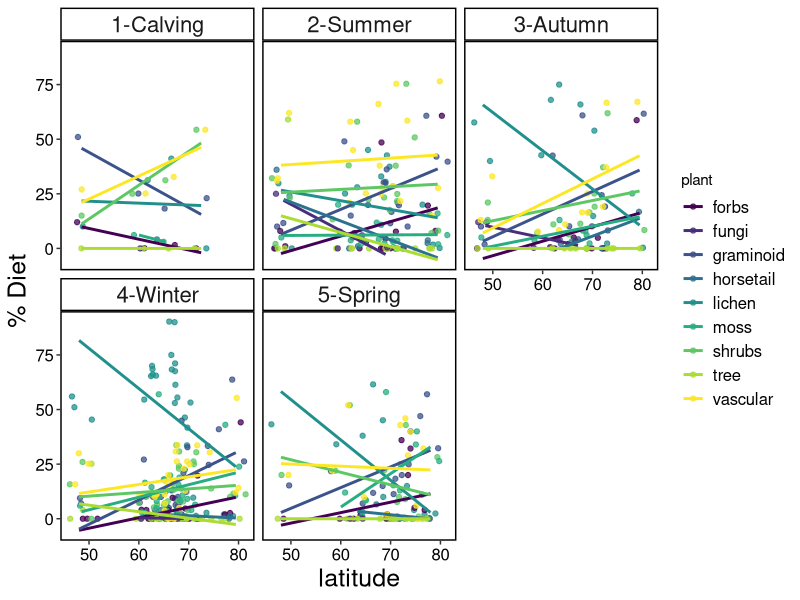
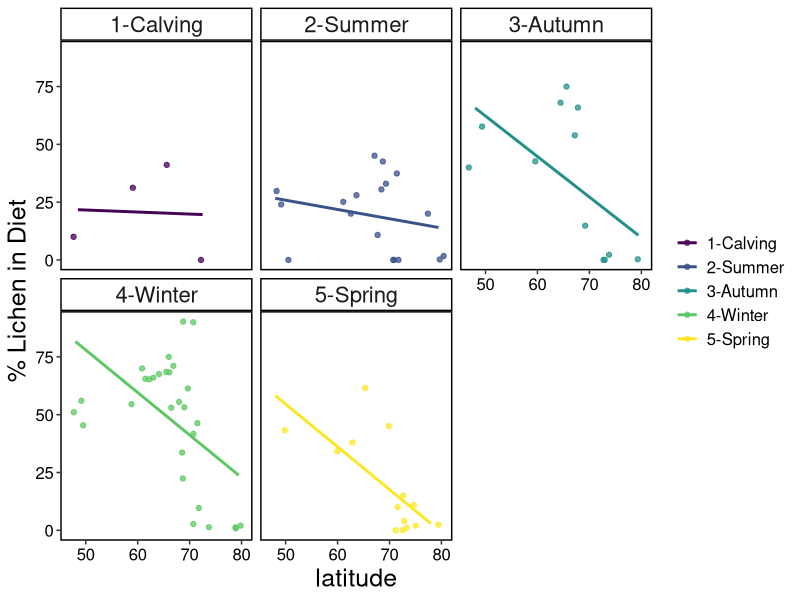
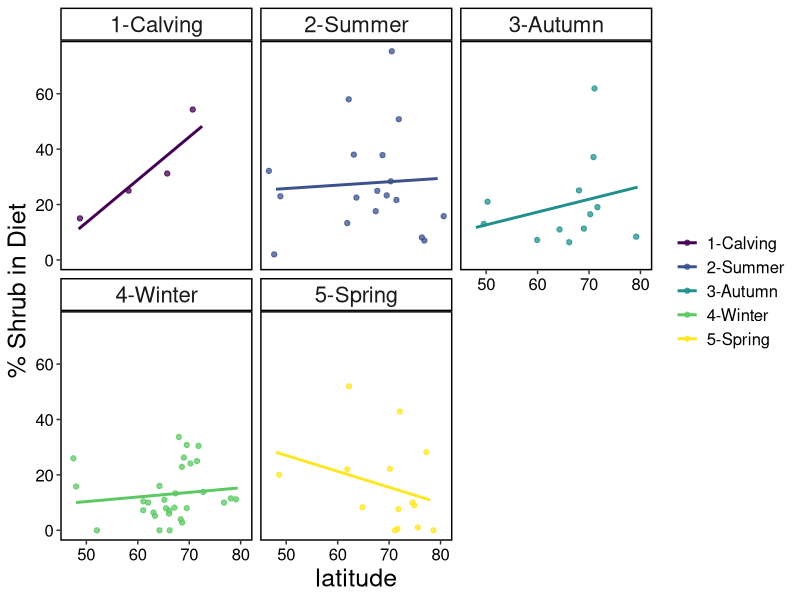
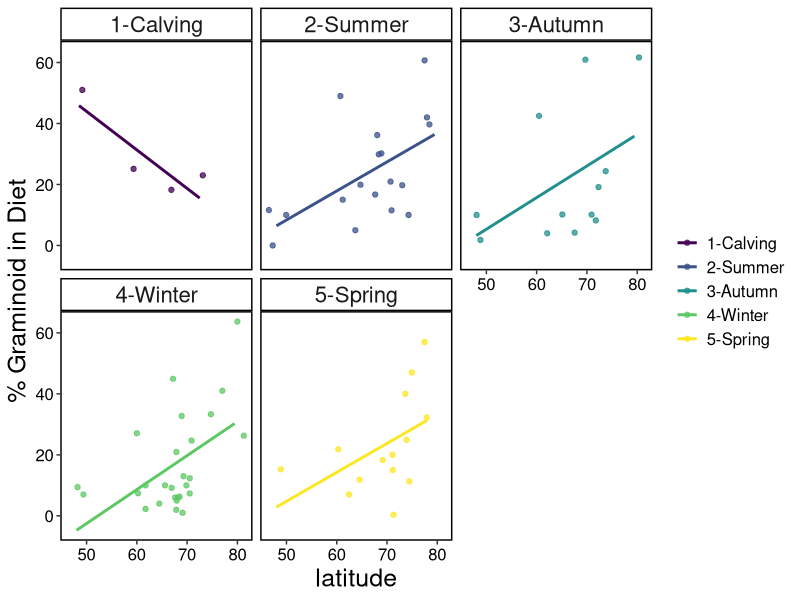

The R source for these figures, in order:

library(data.table)
library(ggplot2)

cc <- fread("output/latitude.csv")

png("figures/fig3.png", width = 6000, height = 4500, units = "px", res = 600)
ggplot(cc, aes(latitude, meanDiet, color = plant)) +
  geom_jitter(width = 2, alpha = 0.75) +
  geom_smooth(method = "lm", se = F) +
  ylab("% Diet") + 
  scale_color_viridis_d() +
  theme(#legend.position = c(0.1, 0.875),
    legend.key = element_blank(),
    legend.text = element_text(size = 12, color = "black"),
    axis.title = element_text(size=18),
    axis.text.y = element_text(size=12, color = "black"),
    axis.text.x = element_text(size = 12, color = "black"), 
    strip.text  = element_text(size = 16),
    strip.background = element_rect(colour="black", size = 1, fill = "white"),
    panel.grid.minor = element_blank(),
    panel.background = element_blank(),
    panel.border = element_rect(colour = "black", fill=NA, size=1)) +
  facet_wrap(~season)
dev.off()


png("figures/fig4.png", width = 6000, height = 4500, units = "px", res = 600)
ggplot(cc[plant == "lichen"], aes(latitude, meanDiet, color = season)) +
  geom_jitter(width = 2, alpha = 0.75) +
  geom_smooth(method = "lm", se = F) +
  ylab("% Lichen in Diet") + 
  scale_color_viridis_d() +
  theme(#legend.position = c(0.1, 0.875),
    legend.key = element_blank(),
    legend.title = element_blank(),
    legend.text = element_text(size = 12, color = "black"),
    axis.title = element_text(size=18),
    axis.text.y = element_text(size=12, color = "black"),
    axis.text.x = element_text(size = 12, color = "black"), 
    strip.text  = element_text(size = 16),
    strip.background = element_rect(colour="black", size = 1, fill = "white"),
    panel.grid.minor = element_blank(),
    panel.background = element_blank(),
    panel.border = element_rect(colour = "black", fill=NA, size=1)) +
  facet_wrap(~season)
dev.off()


png("figures/fig5.png", width = 6000, height = 4500, units = "px", res = 600)
ggplot(cc[plant == "shrubs"], aes(latitude, meanDiet, color = season)) +
  geom_jitter(width = 2, alpha = 0.75) +
  geom_smooth(method = "lm", se = F) +
  ylab("% Shrub in Diet") + 
  scale_color_viridis_d() +
  theme(#legend.position = c(0.1, 0.875),
    legend.key = element_blank(),
    legend.title = element_blank(),
    legend.text = element_text(size = 12, color = "black"),
    axis.title = element_text(size=18),
    axis.text.y = element_text(size=12, color = "black"),
    axis.text.x = element_text(size = 12, color = "black"), 
    strip.text  = element_text(size = 16),
    strip.background = element_rect(colour="black", size = 1, fill = "white"),
    panel.grid.minor = element_blank(),
    panel.background = element_blank(),
    panel.border = element_rect(colour = "black", fill=NA, size=1)) +
  facet_wrap(~season)
dev.off()

png("figures/fig6.png", width = 6000, height = 4500, units = "px", res = 600)
ggplot(cc[plant == "graminoid"], aes(latitude, meanDiet, color = season)) +
  geom_jitter(width = 2, alpha = 0.75) +
  geom_smooth(method = "lm", se = F) +
  ylab("% Graminoid in Diet") + 
  scale_color_viridis_d() +
  theme(#legend.position = c(0.1, 0.875),
    legend.key = element_blank(),
    legend.title = element_blank(),
    legend.text = element_text(size = 12, color = "black"),
    axis.title = element_text(size=18),
    axis.text.y = element_text(size=12, color = "black"),
    axis.text.x = element_text(size = 12, color = "black"), 
    strip.text  = element_text(size = 16),
    strip.background = element_rect(colour="black", size = 1, fill = "white"),
    panel.grid.minor = element_blank(),
    panel.background = element_blank(),
    panel.border = element_rect(colour = "black", fill=NA, size=1)) +
  facet_wrap(~season)
dev.off()